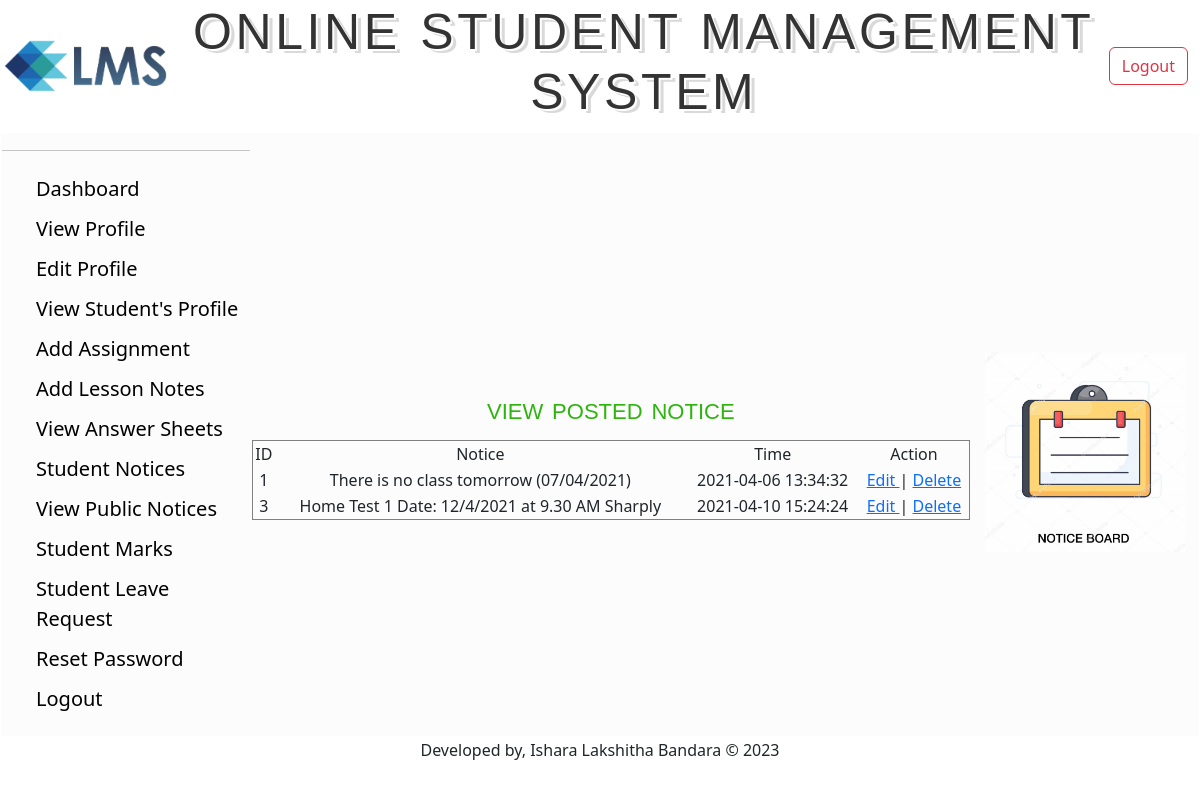
Screenshot of /Teacher/View/ViewNotice.php (signed in) with the database file from the repository.
### tables this page shows
CREATE TABLE `notice` (
  `id` int(3) NOT NULL,
  `notice` varchar(500) NOT NULL,
  `time` timestamp NOT NULL DEFAULT current_timestamp()
);

### Teacher/Model/DatabaseConnection.php (called while the page is built, shortened)
<?php
	function getAllNotice(){
		$conn = getConnection();
		$sql = "select * from notice";
		$result = mysqli_query($conn, $sql);
		$users =[];
		while($row = mysqli_fetch_assoc($result)){
			array_push($users, $row);
		}
		return $users;
	}
?>

### Teacher/View/ViewNotice.php (the view, shortened to what this page needs)
<?php
require_once('../Model/DatabaseConnection.php');
$GetNotice = getAllNotice();
if (isset($_COOKIE['flag'])) {
?>
  <!DOCTYPE html>
  <html>
  <head>
  </head>
  <body>
    <table border="1" cellspacing="0" width="80%">
      <?php include("TeacherHeader.php") ?>
      <tr>
        <td width="250px">
          <div id="sidebar">
            <ul>
              <li><a href="TeacherDashboard.php">Dashboard</a></li>
              <li><a href="ViewProfile.php">View Profile</a></li>
              <li><a href="EditProfile.php">Edit Profile</a></li>
              <li><a href="StudentList.php">View Student's Profile</a></li>
              <li><a href="UploadAssignment.php">Add Assignment</a></li>
              <li><a href="UploadNotes.php">Add Lesson Notes</a></li>
              <li><a href="ViewUploadedNotes(Student).php">View Answer Sheets</a></li>
              <li><a href="NoticeBoard.php">Student Notices</a></li>
              <li><a href="ViewSchoolNotice.php">View Public Notices</a></li>
              <li><a href="StudentListMarks.php">Student Marks</a></li>
              <li><a href="LeaveRequest.php">Student Leave Request</a></li>
              <li><a href="ChangePass.php">Reset Password</a></li>
              <li><a href="../Controller/Logout.php">Logout</a></li>
            </ul>
          </div>
        </td>
        </td>
        <td align="center">
          <fieldset>
            <legend class="textlegend">View Posted Notice</legend>
            <form class="" action="" method="post">
              <?php
              echo "<table border = 1 width='100%' cellspacing = 0  >
								<tr align = 'center'>
								    <td>ID</td>
								    <td>Notice</td>
								    <td>Time</td>
                    <td>Action</td>
								</tr>";
              for ($i = 0; $i < count($GetNotice); $i++) {
                echo "<tr align = 'center'>
								    <td>{$GetNotice[$i]['id']}</td>
								    <td>{$GetNotice[$i]['notice']}</td>
								    <td>{$GetNotice[$i]['time']}</td>
                    <td> <a href='EditNotice.php?id={$GetNotice[$i]['id']}'> Edit </a> | <a href='DeleteNotice.php?id={$GetNotice[$i]['id']}'> Delete </a>  </td>
								</tr>";
              }
              echo "</table>";
              ?>
            </form>
          </fieldset>
        </td><td align="center"><img height="200px" weight="80px" src="../Resources/notice.jpg" alt=""></td>
      </tr>
    </table>
<?php include("TeacherFooter.php") ?>
  </body>
  </html>
<?php
} else {
  header('location: LoginPage.php');
}
?>

### Teacher/css/sidebar.css (style rules this page uses)
#sidebar ul li { list-style-type: none; font-size: 20px; padding: 5px 2px; }
#sidebar ul li:last-child { border-bottom: 0; }
#sidebar ul li a { text-decoration: none; color: #000; }

### Teacher/css/adminlogin.css (style rules this page uses)
.textlegend { font-family: Verdana, Geneva, sans-serif; font-size: 32px; letter-spacing: 0px; word-spacing: 0px; color: #2DB50E; font-weight: normal; text-decoration: none; font-style: normal; font-variant: small-caps; text-transform: lowercase; }

### rows the page displays
notice: id "1", notice "There is no class tomorrow (07/04/2021)", time "2021-04-06 13:34:32"
notice: id "3", notice "Home Test 1 Date: 12/4/2021 at 9.30 AM Sharply", time "2021-04-10 15:24:24"
